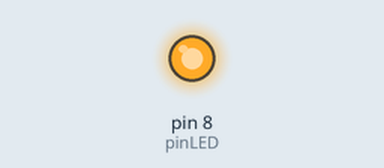
This sketch was run on a simulated Arduino Uno, built with avr-gcc and run on an emulated ATmega328P. Parts: output pins drawn as LEDs (lit = HIGH).

Above: at 0.4 s.
At 10.5 s:
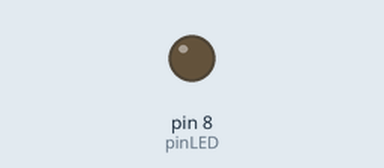
Timing chart, 0 to 14.3 s (numbered marks = the images above):
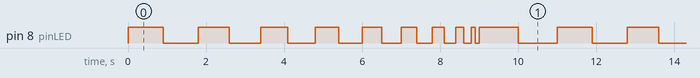

Measured:
- by itself, pin 8 (pinLED): repeats every 11.0 s: LOW 0.90 s, HIGH 0.80 s, LOW 0.80 s, HIGH 0.70 s, LOW 0.70 s, HIGH 0.60 s, LOW 0.60 s, HIGH 0.50 s, LOW 0.50 s, HIGH 0.40 s, LOW 0.40 s, HIGH 0.30 s, LOW 0.30 s, HIGH 0.20 s, LOW 0.20 s, HIGH 0.10 s, LOW 0.10 s, HIGH 1.0 s, LOW 1.0 s, HIGH 0.90 s
- by itself, everything shown: repeats every 11.0 s, in 20 steps

The sketch:

AnimasiLed.ino
```cpp
const int pinLED = 8;

void setup()
{
  pinMode(pinLED, OUTPUT);
}

int timeDelay = 1000;

void loop()
{
  timeDelay = timeDelay - 100;

  if (timeDelay <= 0)
  {
    timeDelay = 1000;
  }

  digitalWrite(pinLED, HIGH);
  delay(timeDelay);
  digitalWrite(pinLED, LOW);
  delay(timeDelay);
}
```
